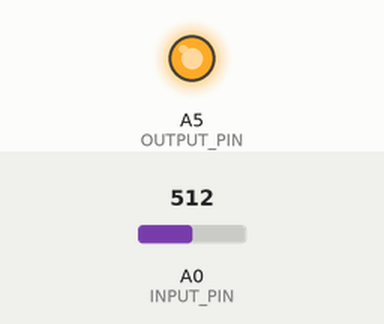
Bench run of a sketch on a simulated Arduino Uno, built with avr-gcc and run on an emulated ATmega328P. On the bench: output pins drawn as LEDs (lit = HIGH). The inputs (shaded band) are chosen by the test bench; at power-on: A0 (INPUT_PIN) = 512. What the sketch prints to the serial monitor is not drawn.

Above: at 3.5 s.
At 12.0 s:
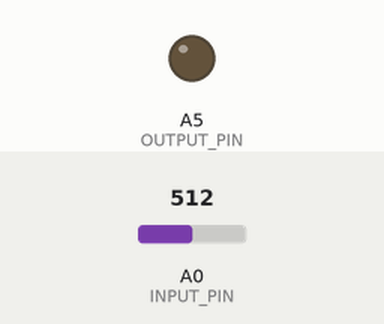
Timing chart, 0 to 18.3 s (numbered marks = the images above):
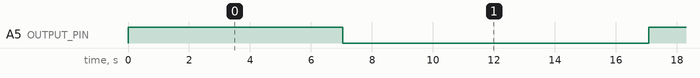

Measured:
- by itself, A5 (OUTPUT_PIN): alternates HIGH for 4.0 s and LOW for 10.0 s, 4 changes in all, then stays HIGH

The sketch:

AIR_FLOW_Telemetry.ino
```cpp
/*
 AIR-FLOW optional observation firmware (Arduino UNO, A0 input / A5 output).
 BENCH TEST ONLY. This is NOT a pressure controller or a medical safety system.

 Scope: keep original Filter(), threshold 66.0, >= comparison and blocking waits.
 Add NDJSON observations of sampled values and commanded A5 level. No inbound
 serial commands. No AI. No inferred knee angle, pump status or pressure.

 Important: on a threshold hit, original code holds A5 LOW across BOTH waits:
 4000 ms + 1000 ms, then writes HIGH at the start of the next loop. This version
 keeps that behavior, with a small additional serial-output overhead.
 It does NOT make sampling continuous at 500 Hz. Do not retune the filter or
 threshold based only on this UI. Do not flash with the pump powered/attached.

 Startup difference: preload A5 HIGH before OUTPUT mode. HIGH is NOT verified
 as electrically safe for your relay/valve; verify the wiring unpowered first.
*/
#include <Arduino.h>
#define SAMPLE_RATE 500
#define BAUD_RATE 115200
#define INPUT_PIN A0
#define OUTPUT_PIN A5
float thresholdValue = 66.0;
unsigned long sampleSequence = 0;
unsigned long sampleAtMs = 0;
int lastRaw = 0;
float lastEmg = 0.0;
bool haveSample = false;
uint8_t commandedA5 = HIGH;
const char* phase = "idle";

float Filter(float input);
void emitTelemetry() {
  if (!haveSample) return;
  Serial.print(F("{\"v\":1,\"type\":\"telemetry\",\"t_ms\":"));
  Serial.print(millis());
  Serial.print(F(",\"sample_ms\":")); Serial.print(sampleAtMs);
  Serial.print(F(",\"seq\":")); Serial.print(sampleSequence);
  Serial.print(F(",\"raw\":")); Serial.print(lastRaw);
  Serial.print(F(",\"emg\":")); Serial.print(lastEmg, 4);
  Serial.print(F(",\"threshold\":")); Serial.print(thresholdValue, 2);
  Serial.print(F(",\"a5\":\"")); Serial.print(commandedA5 == HIGH ? F("HIGH") : F("LOW"));
  Serial.print(F("\",\"phase\":\"")); Serial.print(phase); Serial.println(F("\"}"));
}
void writeA5(uint8_t level, const char* nextPhase) {
  digitalWrite(OUTPUT_PIN, level);
  commandedA5 = level; phase = nextPhase;
}
void setup() {
  Serial.begin(BAUD_RATE);
  digitalWrite(OUTPUT_PIN, HIGH); // preload output latch; not a verified stop state
  pinMode(OUTPUT_PIN, OUTPUT);
  Serial.println(F("{\"v\":1,\"type\":\"boot\",\"fw\":\"airflow-observer-v1\"}"));
}
void loop() {
  static unsigned long past = 0;
  unsigned long present = micros();
  unsigned long interval = present - past;
  past = present;
  static long timer = 0;
  timer -= interval;

  // Preserve the original loop-start HIGH, not a pressure/valve confirmation.
  const bool changedToHigh = commandedA5 != HIGH;
  writeA5(HIGH, "idle");
  if (changedToHigh) emitTelemetry(); // old sample + actual current commanded level

  if (timer < 0) {
    timer += 1000000 / SAMPLE_RATE;
    lastRaw = analogRead(INPUT_PIN);
    lastEmg = Filter(lastRaw);
    sampleAtMs = millis();
    sampleSequence++;
    haveSample = true;
    if (lastEmg >= thresholdValue) {
      writeA5(LOW, "trigger_hold");
      emitTelemetry();
      delay(4000);
      // Original LOW remains through the following 1000 ms; do not declare OFF.
      phase = "rest";
      emitTelemetry();
    } else {
      writeA5(HIGH, "rest");
      emitTelemetry();
    }
  }
  delay(1000);
}

float Filter(float input)
{
  float output = input;
    {
        static float z1, z2;
        float x = output - (-0.73945727*z1 )- (0.59923508*z2);
        output = 0.00223489*x + (0.00446978*z1 )+ (0.00223489*z2);
        z2 = z1;
        z1 = x;
    }

    {
        static float z1, z2;
        float x = output - (-1.03789224*z1 )- (0.64082390*z2);
        output = 1.00000000*x + (2.00000000*z1 )+ (1.00000000*z2);
        z2 = z1;
        z1 = x;
    }

    {
        static float z1, z2;
        float x = output - (-0.59186255*z1 )- (0.80647974*z2);
        output = 1.00000000*x + (-2.00000000*z1 )+ (1.00000000*z2);
        z2 = z1;
        z1 = x;
    }

    {
        static float z1, z2;
        float x = output - (-1.33318587*z1 )- (0.85392964*z2);
        output = 1.00000000*x + (-2.00000000*z1 )+ (1.00000000*z2);
        z2 = z1;
        z1 = x;
    }

  return output;
}
```
